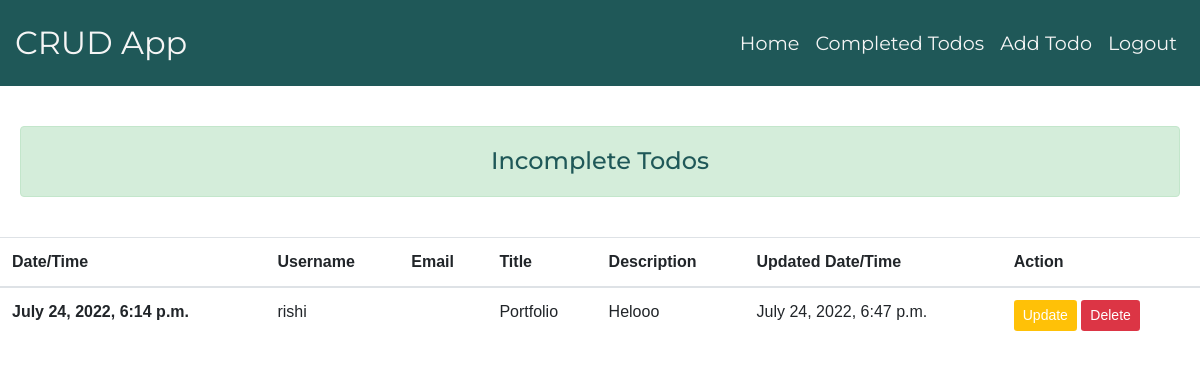
The app's page /index (signed in), older data.
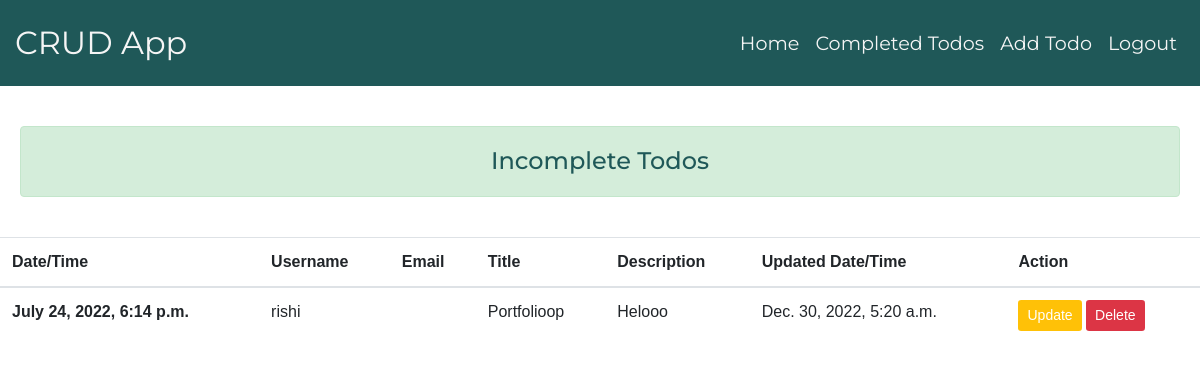
The same page, newer data.
### home/models.py (models this page shows, shortened)
class Detail(models.Model):
    title = models.CharField(max_length=200,null=True,blank=True)
    description = models.TextField(max_length=200,null=True,blank=True)
    date = models.DateTimeField( default=datetime.now, blank=True)
    updated_date = models.DateTimeField(auto_now=True,blank=True)
    completion = models.BooleanField(default=True)

### home/views.py (the view)
# urls.py: path('index', views.index, name='index'),
@login_required
def index(request):
    user_details=request.user
    context={
        'details':Detail.objects.filter(completion=False),
        'user_details':user_details
    }
    return render(request,'info.html',context)

### templates/info.html (shortened to what this page needs)
{% extends 'base.html' %}
{% load static %}
{% block body%}
    <div>
    <h4 class="header text-center alert alert-success" style="font-family: 'Montserrat', sans-serif; margin:40px 20px; padding:20px 0px;">Incomplete Todos</h4>
      {% if details %}
      <table class="table table-hover" style="font-family: Arial, Helvetica, sans-serif">
        <thead>
          <tr>
            <th scope="col">Date/Time</th>
            <th scope="col">Username</th>
            <th scope="col">Email</th>
            <th scope="col">Title</th>
            <th scope="col">Description</th>
            <th scope="col">Updated Date/Time</th>
            <th scope="col">Action</th>
          </tr>
        </thead>
      <tbody>
        {%for detail in details %}
                <tr>
                  <th scope="row">
                    {{detail.date}}
                  </th>
                  <td>{{user_details.username}}</td>
                  <td>{{user_details.email}}</td>
                  <td>{{detail.title}}</td>
                  <td style="overflow:auto;">{{detail.description}}</td>
                  <td>{{detail.updated_date}}</td>
                  <td>
                    <a href="{% url 'update' detail.id %}" class="btn btn-sm bg-warning" style="color:white">Update</a>
                    <form action="{% url 'delete' detail.id %}" method="post" class="d-inline">{% csrf_token %}
                    <button class="btn btn-sm bg-danger"  style="color:white" type="submit">Delete</button>
                    </form>
                  </td>
                </tr>
        {% endfor %}
      </tbody>
      {% else %}
      <h4 class="text-center hsecondary" >No records Found</h4>
      {% endif %}
    </table>
</div>
</div>
  {% endblock body%}

### templates/base.html (shortened to what this page needs)
<!DOCTYPE html>
<html lang="en">
<head>
    <link rel="stylesheet" href="https://maxcdn.bootstrapcdn.com/bootstrap/4.0.0/css/bootstrap.min.css">
</head>
<body>
    <div >
    <div class="container-fluid navbox ">
        <nav class="navbar navbar-expand-lg navbar-dark">
           <a class="navbar-brand hprimary" href="" style="color:whitesmoke;">CRUD App</a>
         <div class="collapse navbar-collapse" id="navbarSupportedContent">
           <ul class="navbar-nav ml-auto">
            <li class="nav-item">
                <a class="nav-link" href="{% url 'index' %}" style="color: whitesmoke; font-family: 'Montserrat', sans-serif; font-size: 1.2rem;">Home</a>
            </li>
            <li class="nav-item">
                <a class="nav-link" href="{% url 'colist' %}" style="color: whitesmoke; font-family: 'Montserrat', sans-serif; font-size: 1.2rem;">Completed Todos</a>
            </li>
               <li class="nav-item">
                   <a class="nav-link" href="{% url 'add' %}" style="color: whitesmoke; font-family: 'Montserrat', sans-serif; font-size: 1.2rem;">Add Todo</a>
               </li>
               <li class="nav-item">
                <a class="nav-link" href="{% url 'logout' %}" style="color: whitesmoke; font-family: 'Montserrat', sans-serif; font-size: 1.2rem;">Logout</a>
            </li>
           </ul>
        </div>
       </nav>
       </div>
    {% block body %} {% endblock body %}
</body>
</html>

Row changes from the older to the newer data that the page shows:
changed Detail "Helooo": title "Portfolio" → "Portfolioop"; updated_date "July 24, 2022, 6:47 p.m." → "Dec. 30, 2022, 5:20 a.m."
